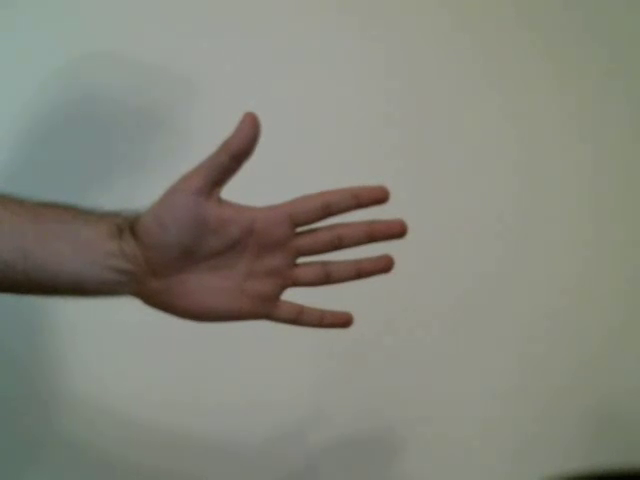
#> input picture frame 34 of notebooks/DATA/hand_move.mp4, 640 x 480 px, given in place of the camera
$ python connecting_camera.py   (older library calls are emulated)
#> lines starting #> are read from the running program, lines starting #| are printed output that depends on the picture
#!/usr/bin/env python3
# -*- coding: utf-8 -*-

import cv2

# Argument '0' implies to OpenCV to take default camera connected.
capture = cv2.VideoCapture(0)
# Get required properties.
width = int(capture.get(cv2.CAP_PROP_FRAME_WIDTH))
height = int(capture.get(cv2.CAP_PROP_FRAME_HEIGHT))
# CODEC of the VIDEO. If windows code should be 'DIVX' and on Linux 'XVID' is more preferable, although
# other codecs also available [https://docs.opencv.org/master/dd/d43/tutorial_py_video_display.html].
fourcc = cv2.VideoWriter_fourcc(*'DIVX')
# Write video frames to a file.
writer = cv2.VideoWriter('C:/Users/Sachith/Videos/opencv_capture.mp4', fourcc, 20, (width, height))

while capture.isOpened():
    # This statement return a boolean value True/False along with the frame read.
    # True if the frame read correctly in the tuple unpacking.
    _, frame = capture.read()
#> frame is the input picture: shape (480, 640, 3); mean B, G, R 123.8, 134.2, 133.3
    # Before showing the frame write to the file using 'cv2.VideoWriter(...)'.
    writer.write(frame)
    # Operations before show. Not mandatory, if just showing the frame, but use for
    # realtime analysis/object detection.
    frame = cv2.cvtColor(frame, code=cv2.COLOR_BGR2GRAY)
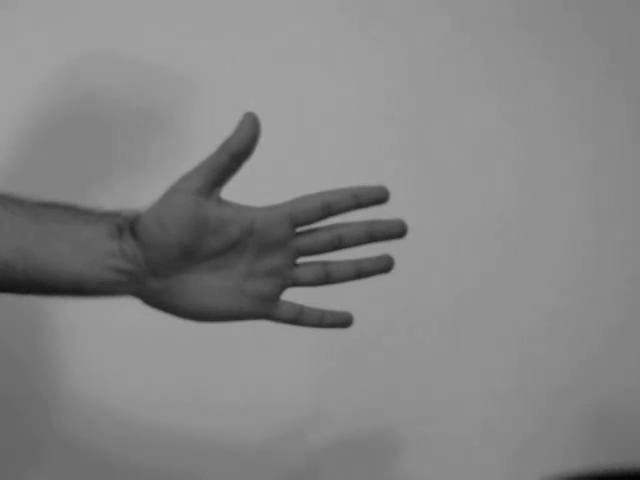
#> frame: shape (480, 640); min 3, max 166, mean 132.8
    laplacian = cv2.Laplacian(frame, ddepth=cv2.CV_64F, ksize=5)
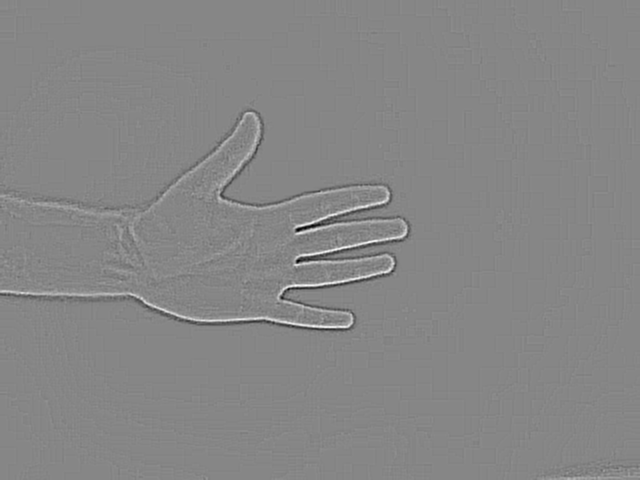
#> laplacian: shape (480, 640) float64; min -1472, max 1322, mean 0; drawn with min black and max white
    # Show the image using OpenCV.
    cv2.imshow('frame', laplacian)
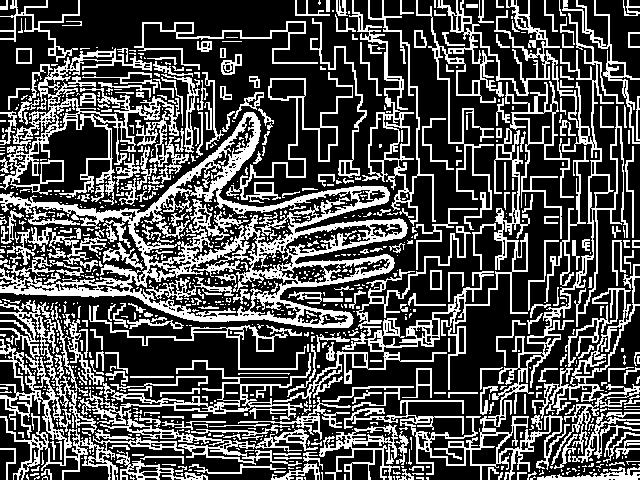
#> window 'frame': shape (480, 640); 31.1% white in thin lines or dots
    # 0xFF bitwise AND keep only the last 8-bits of the key value whatever that
    # key is.
    if cv2.waitKey(20) & 0xFF == 27:
#> (key Esc is pressed here)
        break

capture.release()
writer.release()
cv2.destroyWindow('frame')

$ run again, starting later in the video
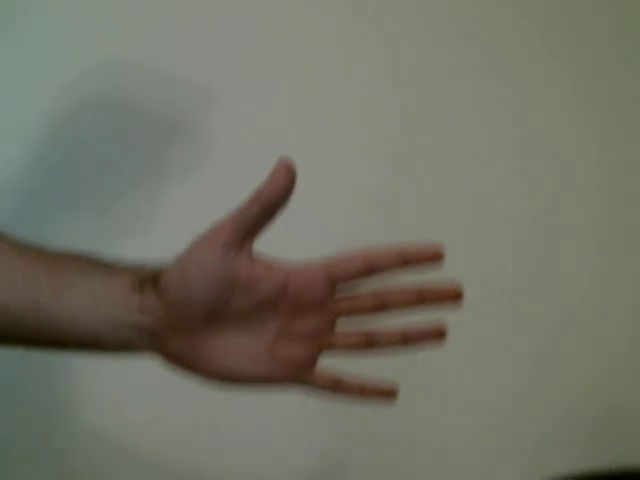
#> input picture frame 153 of notebooks/DATA/hand_move.mp4, 640 x 480 px, given in place of the camera
#> frame is the input picture: shape (480, 640, 3); mean B, G, R 101.6, 114.6, 114.7
#> frame: shape (480, 640)
#> `laplacian = cv2.Laplacian(frame, ddepth=cv2.CV_64F, ksize=5)`:
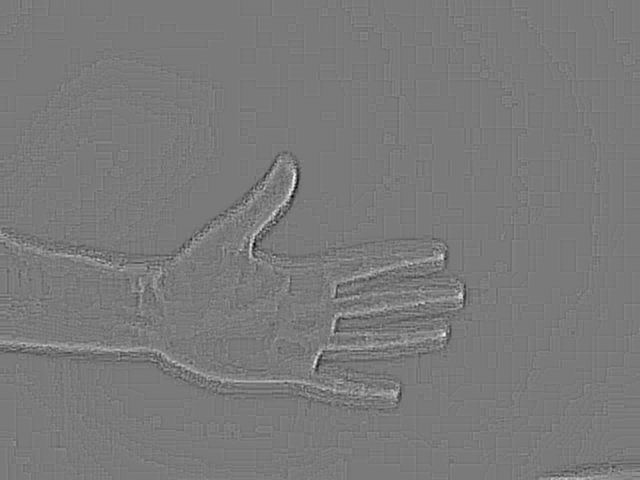
#> laplacian: shape (480, 640) float64; min -640, max 694, mean 0; drawn with min black and max white
#> `cv2.imshow('frame', laplacian)`:
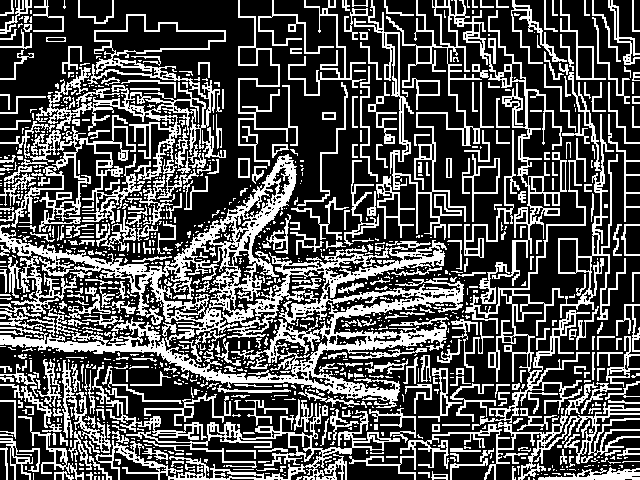
#> window 'frame': shape (480, 640); 32.3% white in thin lines or dots

$ run again, starting later in the video
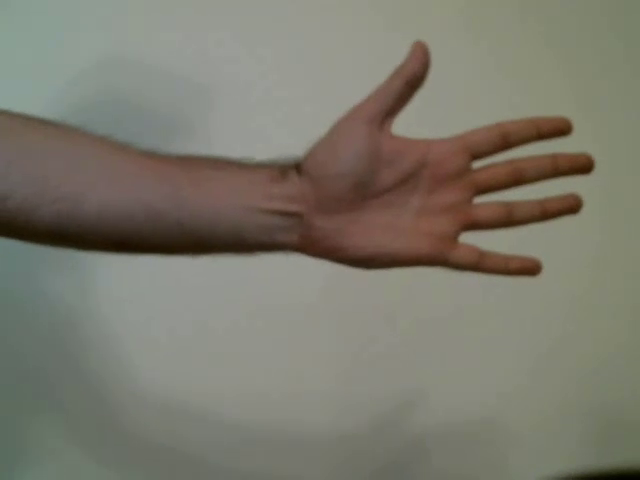
#> input picture frame 272 of notebooks/DATA/hand_move.mp4, 640 x 480 px, given in place of the camera
#> frame is the input picture: shape (480, 640, 3); mean B, G, R 109.7, 122, 124.2
#> frame: shape (480, 640)
#> `laplacian = cv2.Laplacian(frame, ddepth=cv2.CV_64F, ksize=5)`:
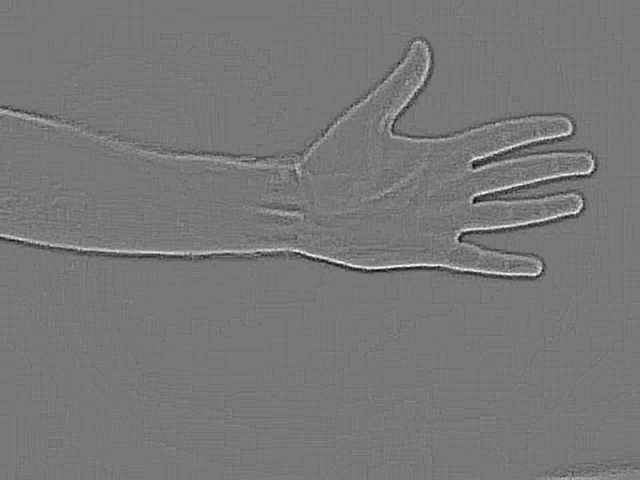
#> laplacian: shape (480, 640) float64; min -858, max 964, mean 0; drawn with min black and max white
#> `cv2.imshow('frame', laplacian)`:
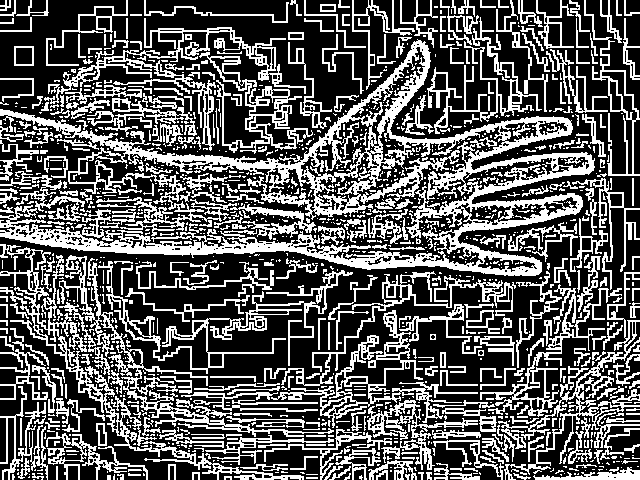
#> window 'frame': shape (480, 640); 35.4% white in thin lines or dots
